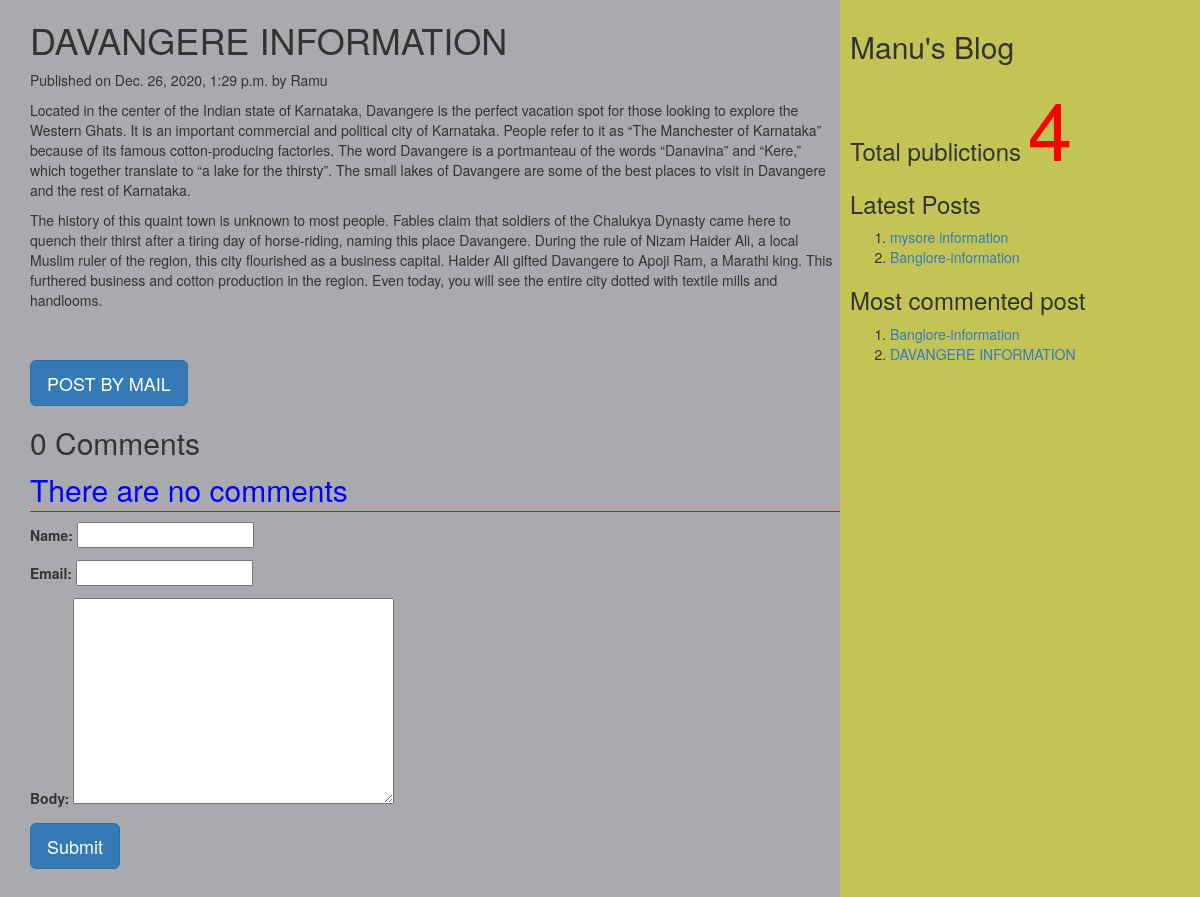
Screenshot of /2020/12/26/davangere-information with the database file from the repository.
### myApp/models.py (models this page shows, shortened)
class Post(models.Model):
          tags=TaggableManager()
          STATUS_CHOICES=(('draft','Draft'),('published','Published'))
          title=models.CharField(max_length=256)
          slug=models.SlugField(max_length=264,unique_for_date='publish')
          author=models.ForeignKey(User,related_name='blog_posts',on_delete= models.CASCADE)
          body=models.TextField()
          publish=models.DateTimeField(default=timezone.now)
          created=models.DateTimeField(auto_now_add=True)
          updated=models.DateTimeField(auto_now=True)
          status= models.CharField(max_length=10,choices=STATUS_CHOICES,default='draft')
          objects=CustomManager()
          class Meta:
                ordering=('-publish',)
          def get_absolute_url(self):
                return reverse('post_detail',args=[self.publish.year,self.publish.strftime('%m'),self.publish.strftime('%d'),self.slug])

### myApp/views.py (the view, shortened to what this page needs)
# urls.py: url(r'(?P<year>\d{4})/(?P<month>\d{2})/(?P<day>\d{2})/(?P<post>[-\w]+)',views.post_detail_view,name='post_detail'),
def post_detail_view(request,year,month,day,post):
    post=get_object_or_404(Post,slug=post,publish__year=year,publish__month=month,publish__day=day)
    comments=post.comments.filter(active=True)
    csubmit=False
    form=CommentForm()
    d={'post':post,'form':form,'csubmit':csubmit,'comments':comments}
    return render(request,'myApp/post_detail.html',d)

### myApp/forms.py
class CommentForm(forms.ModelForm):
    class Meta:
        model=Comment
        fields=('name','email','body')

### myApp/models.py (called while the page is built)
    def get_queryset(self):
        return super().get_queryset().filter(status='published')

### myApp/templatetags/mytags.py (called while the page is built)
@register.simple_tag
def total_posts():
    return Post.objects.count()

@register.inclusion_tag('myApp/latest_post.html')
def show_latest_posts(count=3):
    latest_posts=Post.objects.order_by('-publish')[:count]
    return {'latest_posts':latest_posts}

@register.simple_tag
def get_most_commented_posts(count=2):
    return Post.objects.annotate(total_comments=Count('comments')).order_by('-total_comments')[:count]

### templates/myApp/post_detail.html (shortened to what this page needs)
<html>
    {%extends 'myApp/parent.html'%}
        {%block content_block%}
        <h1>{{post.title}}</h1>
        <p>Published on {{post.publish}} by {{post.author|title}}</p>
        {{post.body|linebreaks}} <br><br>
        <a href="/{{post.id}}/share" class='btn btn-lg btn-primary'>POST BY MAIL</a>
        {%with comments.count as comments_count%}
        <h2>{{comments_count}} Comment{{comments_count|pluralize}}</h2>
        {%endwith%}
        {%if comments%}
         {%for c in comments%}
         <p>Comment {{forloop.counter}} by {{c.name}}</p>
        <div>{{c.body|linebreaks}}</div>
        <hr>
        {%endfor%}
        {%else%}
         <p style="color:blue;font-size:30px;font-style:bold;border-bottom:1px red solid;">There are no comments</p>
        {%endif%}
         {%if csubmit%}
         <h2>Thank you..Your comment has been added successfully!!</h2>
         {%else%}
         <form  method="post">
           {{form.as_p}}
           <input type="submit" class='btn btn-lg btn-primary' value="Submit">
         </form>
         {%endif%}
        {%endblock%}

### templates/myApp/parent.html (shortened to what this page needs)
<html>
{%load mytags%}
    <head>
        <link rel="stylesheet" href="https://maxcdn.bootstrapcdn.com/bootstrap/3.3.7/css/bootstrap.min.css">
    </head>
    <body>
        <div class="content" style="width:70%;float:left;background-color:a8aaad;height:300%;padding:0 0 0 30px">
              {%block content_block%}
              {%endblock%}
        </div>
        <div class="sidebar" style="width:30%;float:right;background-color:#c4c456;height:300%;padding:10px">
            <h2>Manu's Blog</h2>
            <h3>Total publictions
              <span style="color:red;font-size:80px">
              {%total_posts%}</span>
              <h3>Latest Posts</h3>
              {% show_latest_posts 2 %}
              <h3>Most commented post</h3>
              {%get_most_commented_posts as m%}
              <ol>
                {%for post in m%}
                <li><a href="{{post.get_absolute_url}}">{{post.title}}</a></li>
                {%endfor%}
              </ol>
            </h3>
        </div>
    </body>
</html>

### templates/myApp/latest_post.html
<!DOCTYPE html>
<html lang="en" dir="ltr">
  <body>
    <ol>
    {%for post in latest_posts%}
    <li><a href="{{post.get_absolute_url}}">{{post.title}}</a></li>
    {%endfor%}
    </ol>
  </body>
</html>

### rows the page displays
Post: title "DAVANGERE INFORMATION", publish "Dec. 26, 2020, 1:29 p.m.", author "Ramu", body "Located in the center of the Indian state of Karnataka, Davangere is the perfect vacation spot for those looking to explore the Western Ghats. It is an important commercial and political city of Karnataka. People refer to it as “The Manchester of Karnataka” because of its famous cotton-producing factories. The word Davangere is a portmanteau of the words “Danavina” and “Kere,” which together translate to “a lake for the thirsty”. The small lakes of Davangere are some of the best places to visit in Davangere and the rest of Karnataka. The history of this quaint town is unknown to most people. Fables claim that soldiers of the Chalukya Dynasty came here to quench their thirst after a tiring…"
Post: title "mysore information"
Post: title "Banglore-information"

### other values shown
{{ comments_count }} "0"
